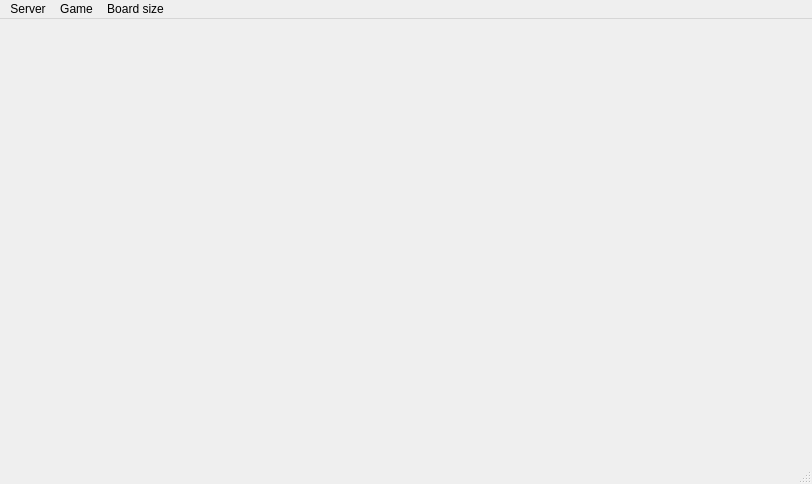
<?xml version="1.0" encoding="UTF-8"?>
<ui version="4.0">
 <class>GameWindow</class>
 <widget class="QMainWindow" name="GameWindow">
  <property name="geometry">
   <rect>
    <x>0</x>
    <y>0</y>
    <width>812</width>
    <height>484</height>
   </rect>
  </property>
  <property name="windowTitle">
   <string>GameWindow</string>
  </property>
  <widget class="GameWidget" name="gameWidget">
   <property name="enabled">
    <bool>true</bool>
   </property>
  </widget>
  <widget class="QMenuBar" name="menubar">
   <property name="geometry">
    <rect>
     <x>0</x>
     <y>0</y>
     <width>812</width>
     <height>28</height>
    </rect>
   </property>
   <widget class="QMenu" name="menuServer">
    <property name="title">
     <string>Server</string>
    </property>
    <addaction name="actionConnect"/>
    <addaction name="actionRegister"/>
    <addaction name="actionLogin"/>
   </widget>
   <widget class="QMenu" name="menuGame">
    <property name="title">
     <string>Game</string>
    </property>
    <addaction name="actionNew_game"/>
    <addaction name="actionHighlight_moves"/>
   </widget>
   <widget class="QMenu" name="menuBoard">
    <property name="title">
     <string>Board size</string>
    </property>
    <addaction name="actionSmall"/>
    <addaction name="actionMedium"/>
    <addaction name="actionLarge"/>
   </widget>
   <addaction name="menuServer"/>
   <addaction name="menuGame"/>
   <addaction name="menuBoard"/>
  </widget>
  <widget class="QStatusBar" name="statusbar"/>
  <action name="actionConnect">
   <property name="text">
    <string>Connect</string>
   </property>
  </action>
  <action name="actionRegister">
   <property name="text">
    <string>Register</string>
   </property>
  </action>
  <action name="actionLogin">
   <property name="text">
    <string>Login</string>
   </property>
  </action>
  <action name="actionNew_game">
   <property name="text">
    <string>New game</string>
   </property>
  </action>
  <action name="actionSmall">
   <property name="text">
    <string>Small</string>
   </property>
  </action>
  <action name="actionMedium">
   <property name="text">
    <string>Medium</string>
   </property>
  </action>
  <action name="actionLarge">
   <property name="text">
    <string>Large</string>
   </property>
  </action>
  <action name="actionHighlight_moves">
   <property name="checkable">
    <bool>true</bool>
   </property>
   <property name="checked">
    <bool>true</bool>
   </property>
   <property name="text">
    <string>Highlight moves</string>
   </property>
  </action>
 </widget>
 <customwidgets>
  <customwidget>
   <class>GameWidget</class>
   <extends>QWidget</extends>
   <header>gamewidget.h</header>
   <container>1</container>
  </customwidget>
 </customwidgets>
 <resources/>
 <connections/>
</ui>
